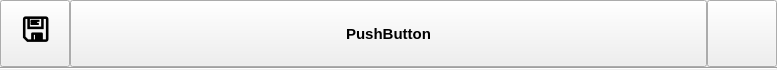
<?xml version="1.0" encoding="UTF-8"?>
<ui version="4.0">
 <class>fileAttachment</class>
 <widget class="QWidget" name="fileAttachment">
  <property name="geometry">
   <rect>
    <x>0</x>
    <y>0</y>
    <width>777</width>
    <height>70</height>
   </rect>
  </property>
  <property name="sizePolicy">
   <sizepolicy hsizetype="Preferred" vsizetype="Fixed">
    <horstretch>0</horstretch>
    <verstretch>0</verstretch>
   </sizepolicy>
  </property>
  <property name="minimumSize">
   <size>
    <width>0</width>
    <height>70</height>
   </size>
  </property>
  <property name="windowTitle">
   <string>Form</string>
  </property>
  <layout class="QGridLayout" name="gridLayout">
   <property name="leftMargin">
    <number>0</number>
   </property>
   <property name="topMargin">
    <number>0</number>
   </property>
   <property name="rightMargin">
    <number>0</number>
   </property>
   <property name="bottomMargin">
    <number>0</number>
   </property>
   <property name="spacing">
    <number>0</number>
   </property>
   <item row="0" column="0">
    <layout class="QVBoxLayout" name="verticalLayout">
     <property name="spacing">
      <number>0</number>
     </property>
     <item>
      <layout class="QHBoxLayout" name="horizontalLayout">
       <property name="spacing">
        <number>0</number>
       </property>
       <item>
        <widget class="QPushButton" name="DelSaveButton">
         <property name="sizePolicy">
          <sizepolicy hsizetype="Minimum" vsizetype="Preferred">
           <horstretch>0</horstretch>
           <verstretch>0</verstretch>
          </sizepolicy>
         </property>
         <property name="minimumSize">
          <size>
           <width>70</width>
           <height>0</height>
          </size>
         </property>
         <property name="maximumSize">
          <size>
           <width>70</width>
           <height>16777215</height>
          </size>
         </property>
         <property name="font">
          <font>
           <pointsize>24</pointsize>
           <weight>75</weight>
           <bold>true</bold>
          </font>
         </property>
         <property name="text">
          <string>🖫</string>
         </property>
        </widget>
       </item>
       <item>
        <widget class="QPushButton" name="fileNameButton">
         <property name="sizePolicy">
          <sizepolicy hsizetype="Minimum" vsizetype="Preferred">
           <horstretch>0</horstretch>
           <verstretch>0</verstretch>
          </sizepolicy>
         </property>
         <property name="font">
          <font>
           <pointsize>11</pointsize>
           <weight>75</weight>
           <bold>true</bold>
          </font>
         </property>
         <property name="text">
          <string>PushButton</string>
         </property>
        </widget>
       </item>
       <item>
        <widget class="QPushButton" name="rightButton">
         <property name="sizePolicy">
          <sizepolicy hsizetype="Minimum" vsizetype="Preferred">
           <horstretch>0</horstretch>
           <verstretch>0</verstretch>
          </sizepolicy>
         </property>
         <property name="minimumSize">
          <size>
           <width>70</width>
           <height>0</height>
          </size>
         </property>
         <property name="maximumSize">
          <size>
           <width>70</width>
           <height>16777215</height>
          </size>
         </property>
         <property name="text">
          <string/>
         </property>
        </widget>
       </item>
      </layout>
     </item>
     <item>
      <widget class="Line" name="line">
       <property name="orientation">
        <enum>Qt::Horizontal</enum>
       </property>
      </widget>
     </item>
    </layout>
   </item>
  </layout>
 </widget>
 <resources/>
 <connections/>
</ui>
